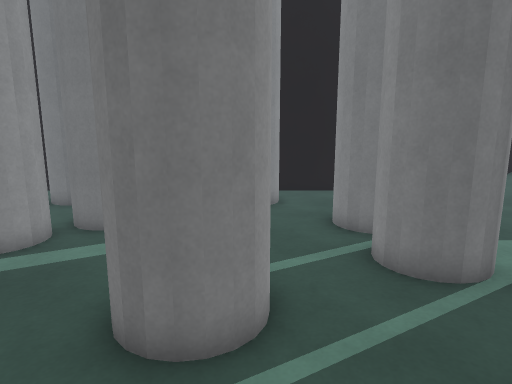
View 1 (above)

24 first-person views from a walk through a 3-D level made in the Unity game engine. The camera is 1.5 m above the floor, tilts 10° down and sees 75° across. The floor is counted in squares, 0.5 m on a side. Each view is taken from the middle of a square. On the plan, view 1 faces up. The plan holds only what a view shows up to about 20 squares ahead; the rest is blank. The place goes on beyond the plan. The player character is not drawn. Surface patterns are stand-ins for the level's own textures.

View 2
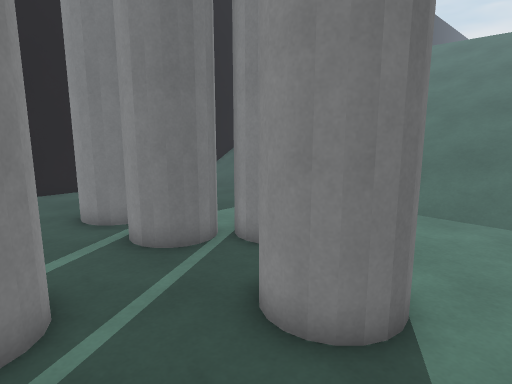

View 3
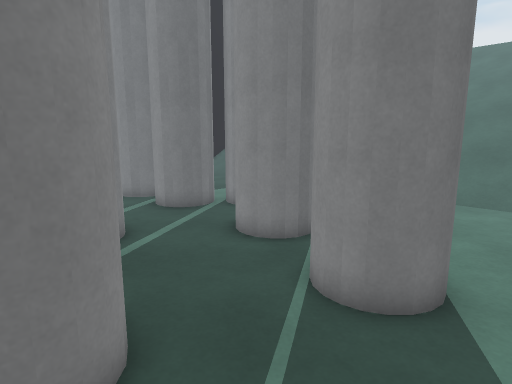

View 4
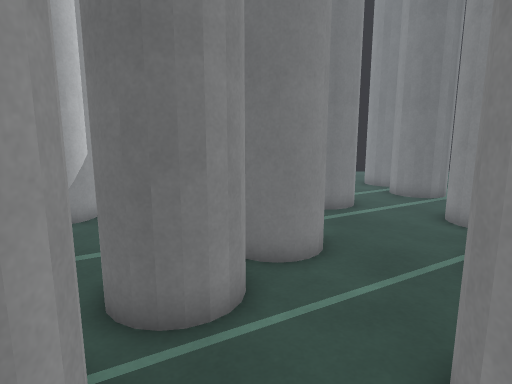

View 5
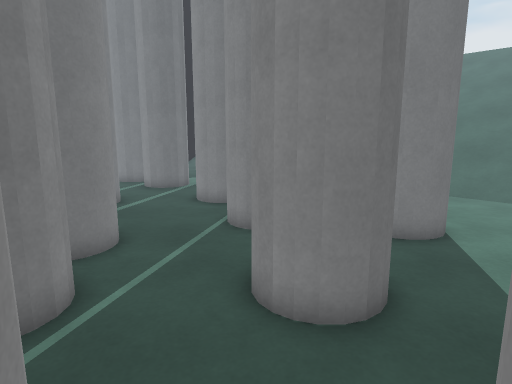

View 6
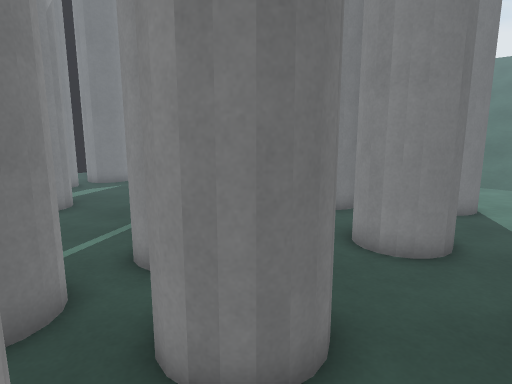

View 7
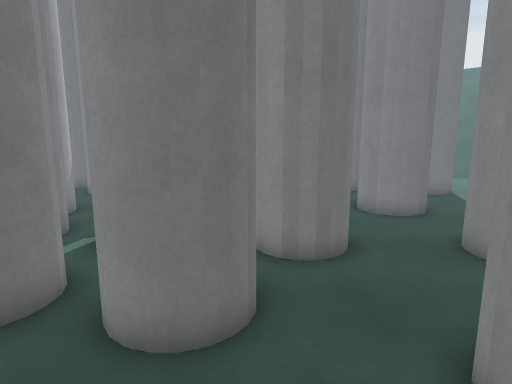

View 8
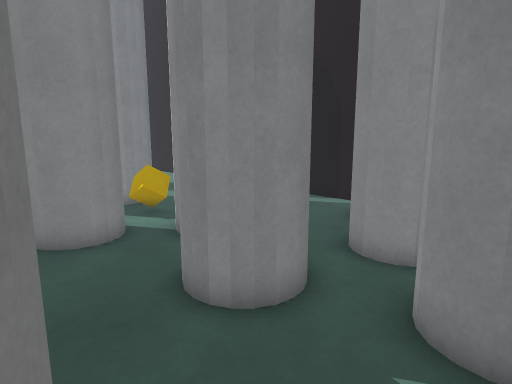

View 9
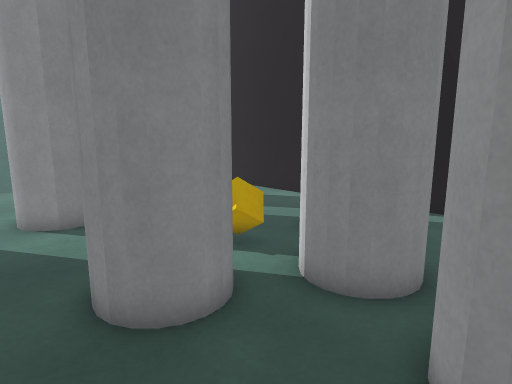

View 10
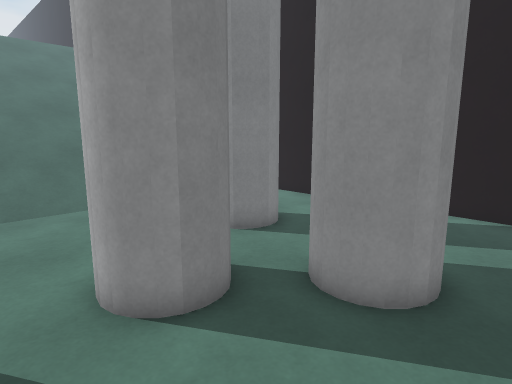

View 11
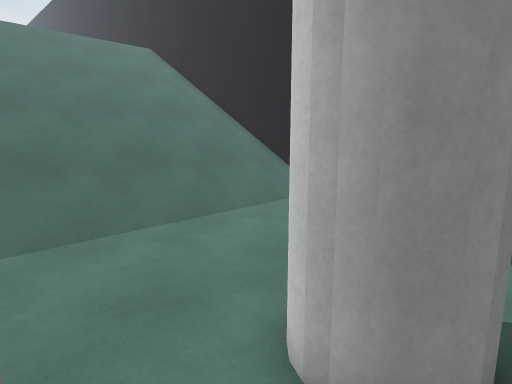

View 12
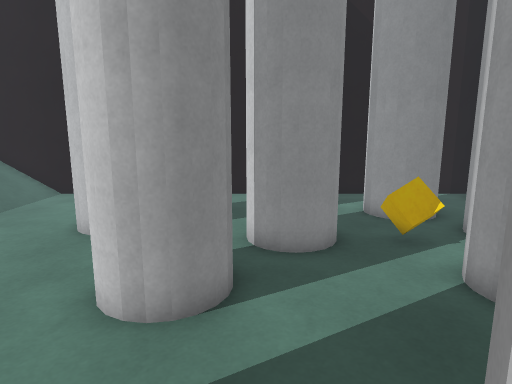

View 13
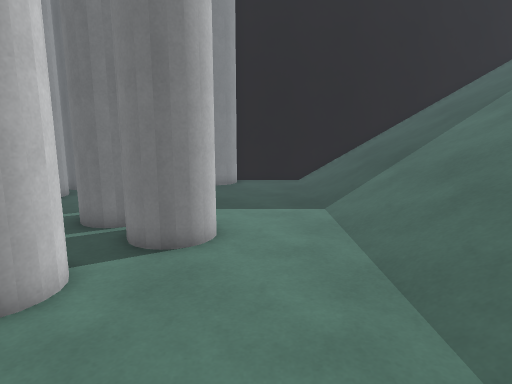

View 14
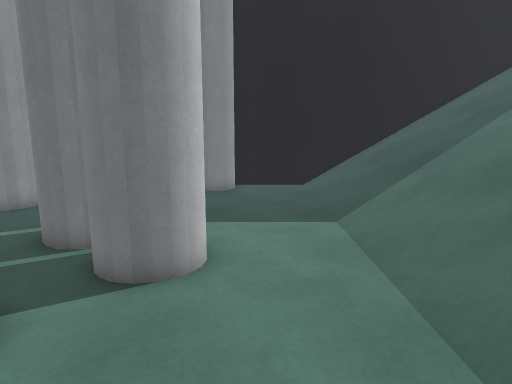

View 15
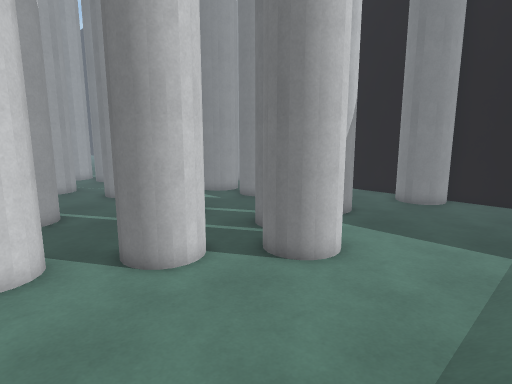

View 16
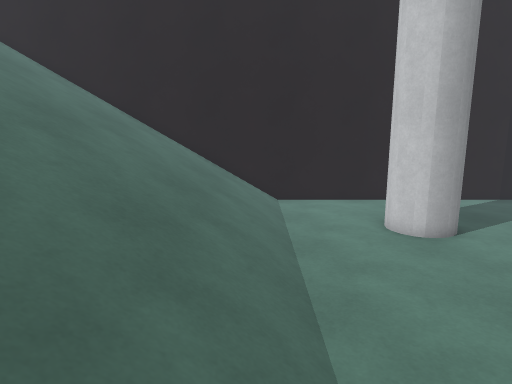

View 17
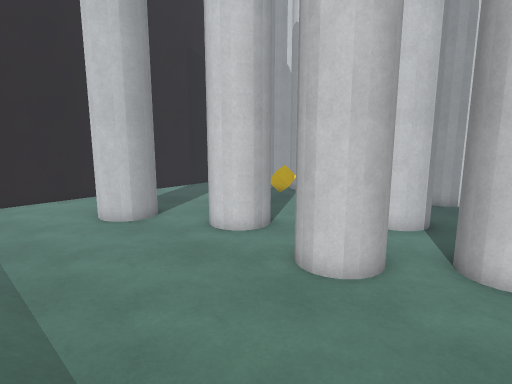

View 18
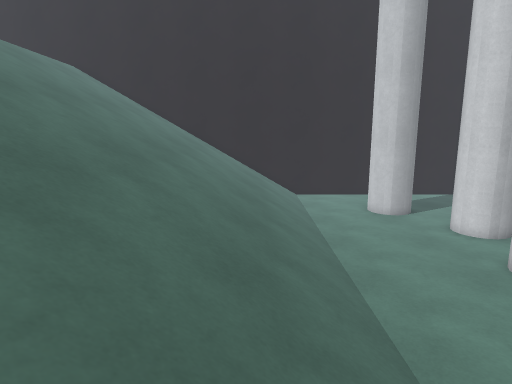

View 19
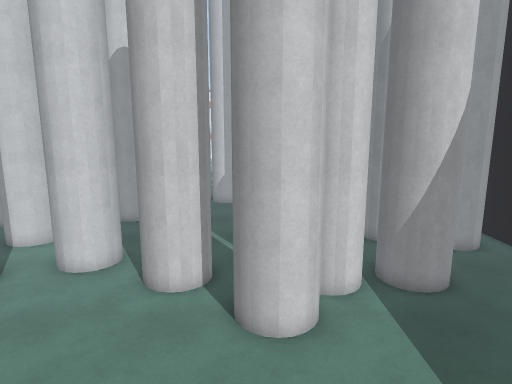

View 20
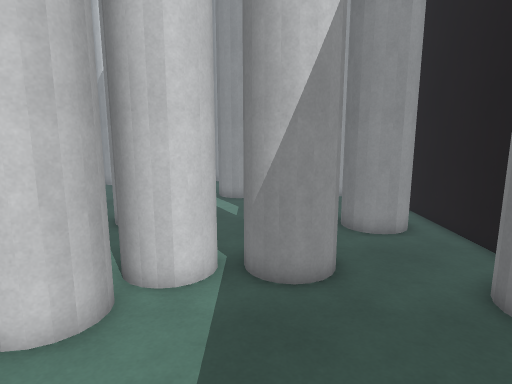

View 21
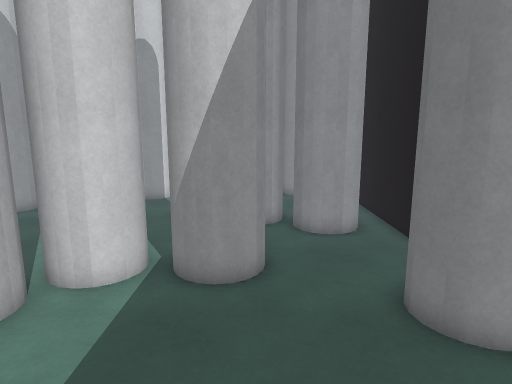

View 22
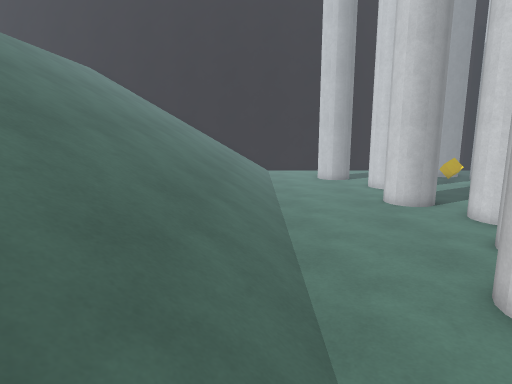

View 23
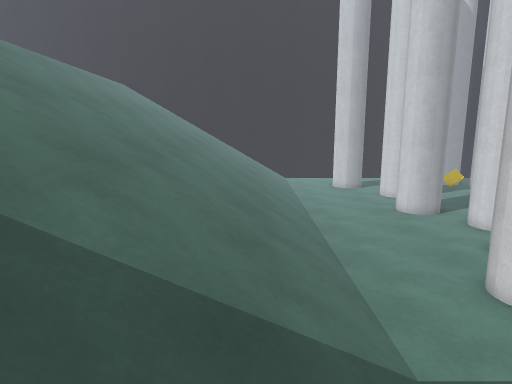

View 24
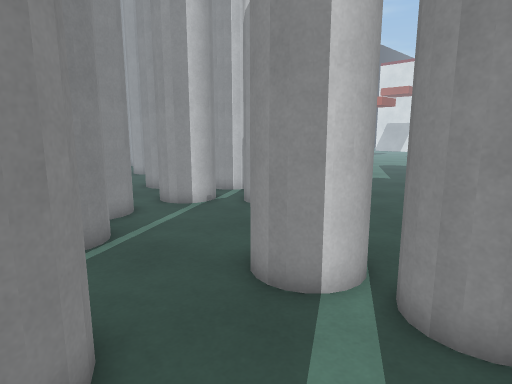

### Floor plan
Key: @ floor where view 1 was taken; # wall or solid block; x gap in a wall; . floor; / step, stairs or slope; T thing the floor can be seen under or through; O other object.
Columns run from 16 left of view 1 to 20 right of it. Each row starts with its distance up from view 1.
 17                  #####  #############
 16                 ##...####.../////////
 15          #      ##....##..../////////
 14        ###.....###........../////////
 13         ..   .##............/////////
 12         ..   ####.. #T....../////////
 11          .T #####..# T....../////////
 10           TT#......TTT......////////
  9           T.........TT....../////////
  8         TTT........T T....../////////
  7       .. TT........TTTTT..../////////
  6     ....T #...## ...TTTTT.../////////
  5  ..... . ##...###....TTTT.../////////
  4 ....   .......###.....##..../////////
  3 ..    #............#TT....../////////
  2       #............# T....../////////
  1       ......##.....#TT....../////////
  0      T.....####.@.........../////////
 -1      T.....####..###......../////////
 -2      TT#..### ...###......../////////
 -3    #   #xx###....###......../////////
 -4    #T  #..###.............../////////
 -5    #T  .. #....##...###...../////////
 -6    ##  .###...###...###...../////////
 -7    .###.###...###...###...../////////
 -8   ..###..##....##.........../////////
 -9     ......................../////////
-10      .......##.....###....../////////
-11     ..##...T ##....###....../////////
-12   ....###..TTTT....T T....../////////
-13   ###.T  .TT....TTT ......../////////
-14     #.   TTT OO.# T........./////////
-15     ##.. T TT...# T..####.../////////
-16      ##...  TT... ...## #.../////////
-17         ...TT##.......# ..../////////
-18         ...   #............./////////
-19          ..   ......  ....../////////
-20          ... .......  ....../////////
-21          ... ........ ....../////////
-22        ##############################

Positions as (right, up) in squares from view 1, and headings:
1: (0, 0), facing up
2: (-1, -1), facing up-right
3: (-4, -5), facing up-right
4: (-4, -9), facing up
5: (-6, -10), facing up-right
6: (-10, -10), facing up-right
7: (-14, -12), facing up-right
8: (-14, -8), facing down-right
9: (-9, -8), facing down-right
10: (-2, -8), facing down-right
11: (2, -7), facing down-right
12: (2, -5), facing down
13: (9, -4), facing up
14: (9, -2), facing up
15: (13, -3), facing up-left
16: (13, -3), facing down
17: (13, -1), facing down-left
18: (15, 5), facing down
19: (16, 5), facing left
20: (13, 10), facing left
21: (13, 12), facing left
22: (13, 12), facing down
23: (15, 15), facing down
24: (-1, 10), facing down-left
